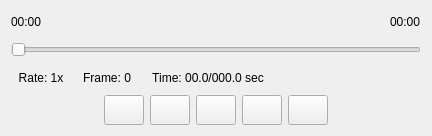
                  <widget class="QWidget" name="widget_87" native="true">
                   <property name="sizePolicy">
                    <sizepolicy hsizetype="Expanding" vsizetype="Fixed">
                     <horstretch>0</horstretch>
                     <verstretch>0</verstretch>
                    </sizepolicy>
                   </property>
                   <property name="minimumSize">
                    <size>
                     <width>410</width>
                     <height>136</height>
                    </size>
                   </property>
                   <property name="styleSheet">
                    <string notr="true">border-color: rgb(0, 0, 0);</string>
                   </property>
                   <layout class="QVBoxLayout" name="verticalLayout_3">
                    <item>
                     <layout class="QHBoxLayout" name="horizontalLayout_17" stretch="0,1,0">
                      <property name="spacing">
                       <number>0</number>
                      </property>
                      <property name="sizeConstraint">
                       <enum>QLayout::SetMinimumSize</enum>
                      </property>
                      <item>
                       <widget class="QLabel" name="OffPlayerStartTimeRight_2">
                        <property name="font">
                         <font>
                          <pointsize>9</pointsize>
                         </font>
                        </property>
                        <property name="text">
                         <string>00:00</string>
                        </property>
                       </widget>
                      </item>
                      <item>
                       <spacer name="horizontalSpacer_35">
                        <property name="orientation">
                         <enum>Qt::Horizontal</enum>
                        </property>
                        <property name="sizeHint" stdset="0">
                         <size>
                          <width>278</width>
                          <height>20</height>
                         </size>
                        </property>
                       </spacer>
                      </item>
                      <item>
                       <widget class="QLabel" name="OffPlayerFinishTimeRight_2">
                        <property name="font">
                         <font>
                          <pointsize>9</pointsize>
                         </font>
                        </property>
                        <property name="text">
                         <string>00:00</string>
                        </property>
                       </widget>
                      </item>
                     </layout>
                    </item>
                    <item>
                     <widget class="QSlider" name="horizontalSlider_7">
                      <property name="sizePolicy">
                       <sizepolicy hsizetype="Preferred" vsizetype="Preferred">
                        <horstretch>0</horstretch>
                        <verstretch>0</verstretch>
                       </sizepolicy>
                      </property>
                      <property name="minimumSize">
                       <size>
                        <width>410</width>
                        <height>12</height>
                       </size>
                      </property>
                      <property name="orientation">
                       <enum>Qt::Horizontal</enum>
                      </property>
                     </widget>
                    </item>
                    <item>
                     <layout class="QHBoxLayout" name="horizontalLayout_40" stretch="0,0,0,1">
                      <item>
                       <widget class="QLabel" name="OffPlayerRateRight_2">
                        <property name="minimumSize">
                         <size>
                          <width>60</width>
                          <height>0</height>
                         </size>
                        </property>
                        <property name="font">
                         <font>
                          <pointsize>9</pointsize>
                         </font>
                        </property>
                        <property name="text">
                         <string>Rate: 1x</string>
                        </property>
                        <property name="alignment">
                         <set>Qt::AlignCenter</set>
                        </property>
                       </widget>
                      </item>
                      <item>
                       <widget class="QLabel" name="OffPlayerFrameRight_2">
                        <property name="minimumSize">
                         <size>
                          <width>60</width>
                          <height>0</height>
                         </size>
                        </property>
                        <property name="font">
                         <font>
                          <pointsize>9</pointsize>
                         </font>
                        </property>
                        <property name="text">
                         <string>Frame: 0</string>
                        </property>
                        <property name="alignment">
                         <set>Qt::AlignCenter</set>
                        </property>
                       </widget>
                      </item>
                      <item>
                       <widget class="QLabel" name="OffPlayerTimeRight_2">
                        <property name="minimumSize">
                         <size>
                          <width>130</width>
                          <height>0</height>
                         </size>
                        </property>
                        <property name="font">
                         <font>
                          <pointsize>9</pointsize>
                         </font>
                        </property>
                        <property name="text">
                         <string>Time: 00.0/000.0 sec</string>
                        </property>
                        <property name="alignment">
                         <set>Qt::AlignCenter</set>
                        </property>
                       </widget>
                      </item>
                      <item>
                       <spacer name="horizontalSpacer_48">
                        <property name="orientation">
                         <enum>Qt::Horizontal</enum>
                        </property>
                        <property name="sizeHint" stdset="0">
                         <size>
                          <width>40</width>
                          <height>20</height>
                         </size>
                        </property>
                       </spacer>
                      </item>
                     </layout>
                    </item>
                    <item>
                     <layout class="QGridLayout" name="gridLayout_25">
                      <item row="0" column="2">
                       <widget class="QPushButton" name="OffPlayerSlowButtonRight_2">
                        <property name="sizePolicy">
                         <sizepolicy hsizetype="Preferred" vsizetype="Preferred">
                          <horstretch>0</horstretch>
                          <verstretch>0</verstretch>
                         </sizepolicy>
                        </property>
                        <property name="minimumSize">
                         <size>
                          <width>40</width>
                          <height>30</height>
                         </size>
                        </property>
                        <property name="maximumSize">
                         <size>
                          <width>40</width>
                          <height>30</height>
                         </size>
                        </property>
                        <property name="font">
                         <font>
                          <pointsize>9</pointsize>
                         </font>
                        </property>
                        <property name="styleSheet">
                         <string notr="true">border-image: url(:/media/rw.png);</string>
                        </property>
                        <property name="text">
                         <string/>
                        </property>
                       </widget>
                      </item>
                      <item row="0" column="0">
                       <spacer name="horizontalSpacer_49">
                        <property name="orientation">
                         <enum>Qt::Horizontal</enum>
                        </property>
                        <property name="sizeHint" stdset="0">
                         <size>
                          <width>40</width>
                          <height>20</height>
                         </size>
                        </property>
                       </spacer>
                      </item>
                      <item row="0" column="3">
                       <widget class="QPushButton" name="OffPlayerPlayButtonRight_2">
                        <property name="sizePolicy">
                         <sizepolicy hsizetype="Preferred" vsizetype="Preferred">
                          <horstretch>0</horstretch>
                          <verstretch>0</verstretch>
                         </sizepolicy>
                        </property>
                        <property name="minimumSize">
                         <size>
                          <width>40</width>
                          <height>30</height>
                         </size>
                        </property>
                        <property name="maximumSize">
                         <size>
                          <width>40</width>
                          <height>30</height>
                         </size>
                        </property>
                        <property name="font">
                         <font>
                          <pointsize>9</pointsize>
                         </font>
                        </property>
                        <property name="styleSheet">
                         <string notr="true">border-image: url(:/media/play.png);</string>
                        </property>
                        <property name="text">
                         <string/>
                        </property>
                       </widget>
                      </item>
                      <item row="0" column="6">
                       <spacer name="horizontalSpacer_50">
                        <property name="orientation">
                         <enum>Qt::Horizontal</enum>
                        </property>
                        <property name="sizeHint" stdset="0">
                         <size>
                          <width>40</width>
                          <height>20</height>
                         </size>
                        </property>
                       </spacer>
                      </item>
                      <item row="0" column="1">
                       <widget class="QPushButton" name="OffPlayerLastButtonRight_2">
                        <property name="sizePolicy">
                         <sizepolicy hsizetype="Preferred" vsizetype="Preferred">
                          <horstretch>0</horstretch>
                          <verstretch>0</verstretch>
                         </sizepolicy>
                        </property>
                        <property name="minimumSize">
                         <size>
                          <width>40</width>
                          <height>30</height>
                         </size>
                        </property>
                        <property name="maximumSize">
                         <size>
                          <width>40</width>
                          <height>30</height>
                         </size>
                        </property>
                        <property name="font">
                         <font>
                          <pointsize>9</pointsize>
                         </font>
                        </property>
                        <property name="styleSheet">
                         <string notr="true">border-image: url(:/media/previous.png);</string>
                        </property>
                        <property name="text">
                         <string/>
                        </property>
                       </widget>
                      </item>
                      <item row="0" column="5">
                       <widget class="QPushButton" name="OffPlayerNextButtonRight_2">
                        <property name="sizePolicy">
                         <sizepolicy hsizetype="Preferred" vsizetype="Preferred">
                          <horstretch>0</horstretch>
                          <verstretch>0</verstretch>
                         </sizepolicy>
                        </property>
                        <property name="minimumSize">
                         <size>
                          <width>40</width>
                          <height>30</height>
                         </size>
                        </property>
                        <property name="maximumSize">
                         <size>
                          <width>40</width>
                          <height>30</height>
                         </size>
                        </property>
                        <property name="font">
                         <font>
                          <pointsize>9</pointsize>
                         </font>
                        </property>
                        <property name="styleSheet">
                         <string notr="true">border-image: url(:/media/next.png);</string>
                        </property>
                        <property name="text">
                         <string/>
                        </property>
                       </widget>
                      </item>
                      <item row="0" column="4">
                       <widget class="QPushButton" name="OffPlayerFastButtonRight_2">
                        <property name="sizePolicy">
                         <sizepolicy hsizetype="Preferred" vsizetype="Preferred">
                          <horstretch>0</horstretch>
                          <verstretch>0</verstretch>
                         </sizepolicy>
                        </property>
                        <property name="minimumSize">
                         <size>
                          <width>40</width>
                          <height>30</height>
                         </size>
                        </property>
                        <property name="maximumSize">
                         <size>
                          <width>40</width>
                          <height>30</height>
                         </size>
                        </property>
                        <property name="font">
                         <font>
                          <pointsize>9</pointsize>
                         </font>
                        </property>
                        <property name="styleSheet">
                         <string notr="true">border-image: url(:/media/ff.png);</string>
                        </property>
                        <property name="text">
                         <string/>
                        </property>
                       </widget>
                      </item>
                     </layout>
                    </item>
                   </layout>
                  </widget>
